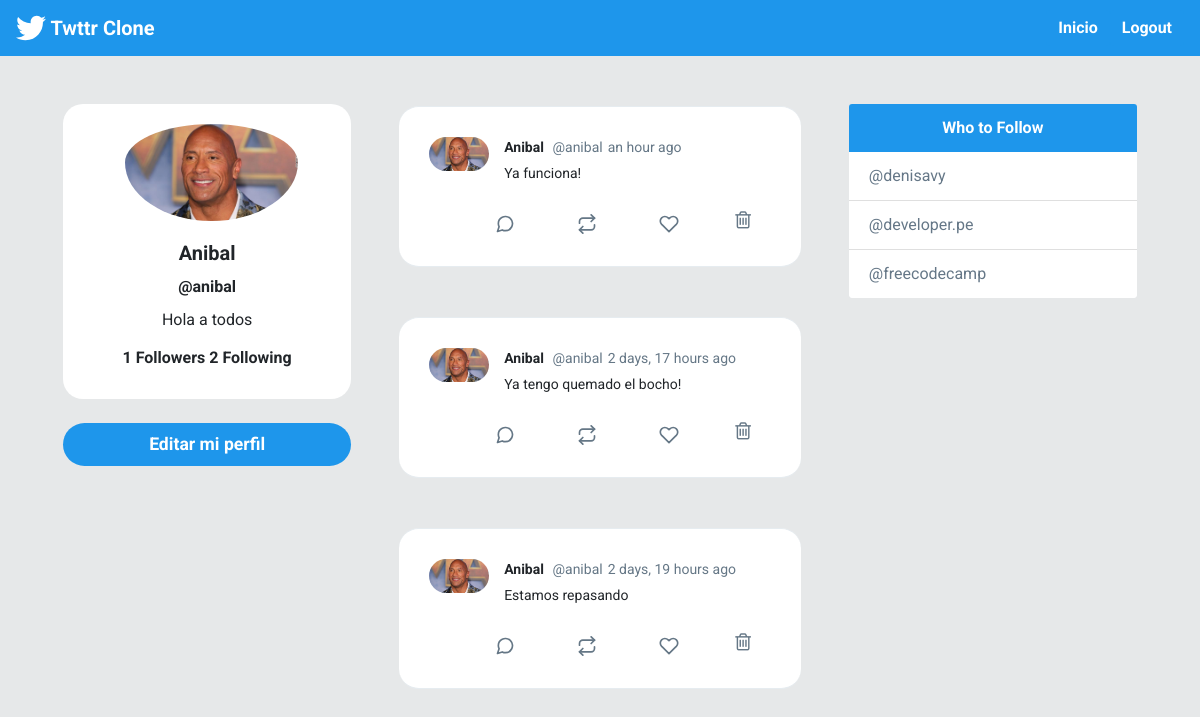
/profile/anibal/ (signed in), run on the app's committed database.
### twitter/models.py (models this page shows, shortened)
class Profile(models.Model):
    user = models.OneToOneField(User, on_delete=models.CASCADE)
    bio = models.CharField(default="Hola a todos", max_length=100)
    image = models.ImageField(default='default.png')
    def following(self):
        user_ids = Relationship.objects.filter(from_user=self.user)\
            .values_list('to_user_id', flat=True)
        return User.objects.filter(id__in=user_ids)
    def followers(self):
        user_ids = Relationship.objects.filter(to_user=self.user)\
            .values_list('from_user_id', flat=True)
        return User.objects.filter(id__in=user_ids)

class Post(models.Model):
    timestamp = models.DateTimeField(default=timezone.now)
    content = models.TextField()
    user = models.ForeignKey(User, on_delete=models.CASCADE, related_name='posts')
    class Meta:
        ordering = ['-timestamp']

### twitter/views.py (the view)
# urls.py: path('profile/<str:username>/', views.profile, name='profile'),
def profile(request, username):
    user = User.objects.get(username=username)
    posts = user.posts.all()
    context = {'user': user, 'posts': posts}
    return render(request, 'twitter/profile.html', context)

### twitter/templates/twitter/profile.html (shortened to what this page needs)
{% extends 'twitter/layout.html' %}
{% load humanize %}
{% block content %}
<div id="main" class="container-fluid d-flex">
    <div class="sidebar m-5 d-none d-md-block">
        <div class="">
            <div class="card " style="width: 18rem; text-align:center;border-radius: 20px;">
                <img class="card-img-top rounded-circle"
                    style="width:60%; position: relative;left: 62px;padding-top: 20px;"
                    src="{{ user.profile.image.url }}" alt="Card image cap">
                <div class="card-body">
                    <h5 class="card-title font-weight-bold">{{ user.first_name }}</h5>
                    <h6 class="card-title font-weight-bold">@{{ user }}</h6>
                    <p class="card-text">{{ user.profile.bio }}</p>
                    <h6 class="card-title font-weight-bold">
                        {{ request.user.profile.followers.count }} Followers
                        {{ request.user.profile.following.count }} Following
                    </h6>
                </div>
            </div>
            <a href="{% url 'editar' %}" id="addATweetLeft" type="button"
                style="border-radius: 30px; font-size: 1.1rem; font-weight:bold;"
                class="btn btn-lg btn-block mt-4 text-white ">Editar mi perfil</a>
        </div>
    </div>
    <div class="content">
        {% for post in posts %}
        <div id="tweetCards">
            <div class="tweet-wrap" style="border-radius:20px">
                <div class="tweet-header">
                    <img src="{{ post.user.profile.image.url }}"
                     alt="" class="avator">
                    <div class="tweet-header-info">
                        {{ post.user.first_name }} <span>@{{ post.user }}</span><span>{{ post.timestamp|naturaltime}}
                        </span>
                        <p>{{ post.content }}</p>
                    </div>
                </div>
                <div class="tweet-info-counts">
                    <div class="comments">
                        <button style="background: white; border: none;">
                        </button>
                    </div>
                    <div class="retweets">
                        <button style="background: white; border: none;">
                        </button>
                    </div>
                    <div class="likes">
                        <button style="background: white; border: none;">
                        </button>
                    </div>
                    <div class="trash">
                        <a href="#" style="background: white; border: none;">
                            <i class="fa fa-trash-o" style="color:#657786; font-size: 20px" aria-hidden="true"></i>
                        </a>
                    </div>
                </div>
            </div>
        </div>
        {% endfor %}
    </div>
    <div class="sidebar m-5 d-none d-xl-block">
        <div class="card" style="width: 18rem;">
            <div class="card-header">
                Who to Follow
            </div>
            <ul class="list-group list-group-flush">
                <li class="list-group-item"><a href="#" style="text-decoration: none;color: #657787;">@denisavy</a>
                </li>
                <li class="list-group-item"><a href="#" style="text-decoration: none;color: #657787;">@developer.pe</a>
                </li>
                <li class="list-group-item"><a href="#" style="text-decoration: none;color: #657787;">@freecodecamp</a>
                </li>
            </ul>
        </div>
    </div>
</div>
{% endblock content %}

### twitter/static/css/style.css (style rules this page uses)
body { background: #E6E8E9; ; font-family: 'Asap', sans-serif; font-family: 'Roboto', sans-serif; }
img { max-width: 100%; }
.avator { border-radius: 100px; width: 60px; margin-right: 15px; }
.card { border: none; }
.card-header { background-color: #1E96EB ; color: white; text-align: center; font-weight: bold; border: none; }
#main { justify-content: center; }
.tweet-wrap { max-width: 490px; background: #fff; margin: 0 auto; margin-top: 50px; border-radius: 3px; padding: 30px; border-bottom: 1px solid #e6ecf0; border-top: 1px solid #e6ecf0; }
.tweet-header { display: flex; align-items: flex-start; font-size: 14px; }
.tweet-header-info { font-weight: bold; }
.tweet-header-info span { color: #657786; font-weight: normal; margin-left: 5px; }
.tweet-header-info p { font-weight: normal; margin-top: 5px; }
.tweet-info-counts { display: flex; margin-left: 60px; margin-top: 10px; }
.tweet-info-counts div { display: flex; margin-right: 20px; }
.tweet-info-counts div svg { color: #657786; margin-right: 10px; }
.btn { background-color: #1E96EB ; border-style: none; font-weight: bold; color: white; }
a:link { color: #1E96EB ; text-decoration: none; }

### data on the page
Post: user.profile.image (picture), user.first_name "Anibal", user "anibal", timestamp "an hour ago", content "Ya funciona!"
Post: user.profile.image (picture), user.first_name "Anibal", user "anibal", timestamp "2 days, 17 hours ago", content "Ya tengo quemado el bocho!"
Post: user.profile.image (picture), user.first_name "Anibal", user "anibal", timestamp "2 days, 19 hours ago", content "Estamos repasando"

### other printed values
{{ user.first_name }} "Anibal"
{{ user }} "anibal"
{{ user.profile.bio }} "Hola a todos"
{{ request.user.profile.followers.count }} "1"
{{ request.user.profile.following.count }} "2"
